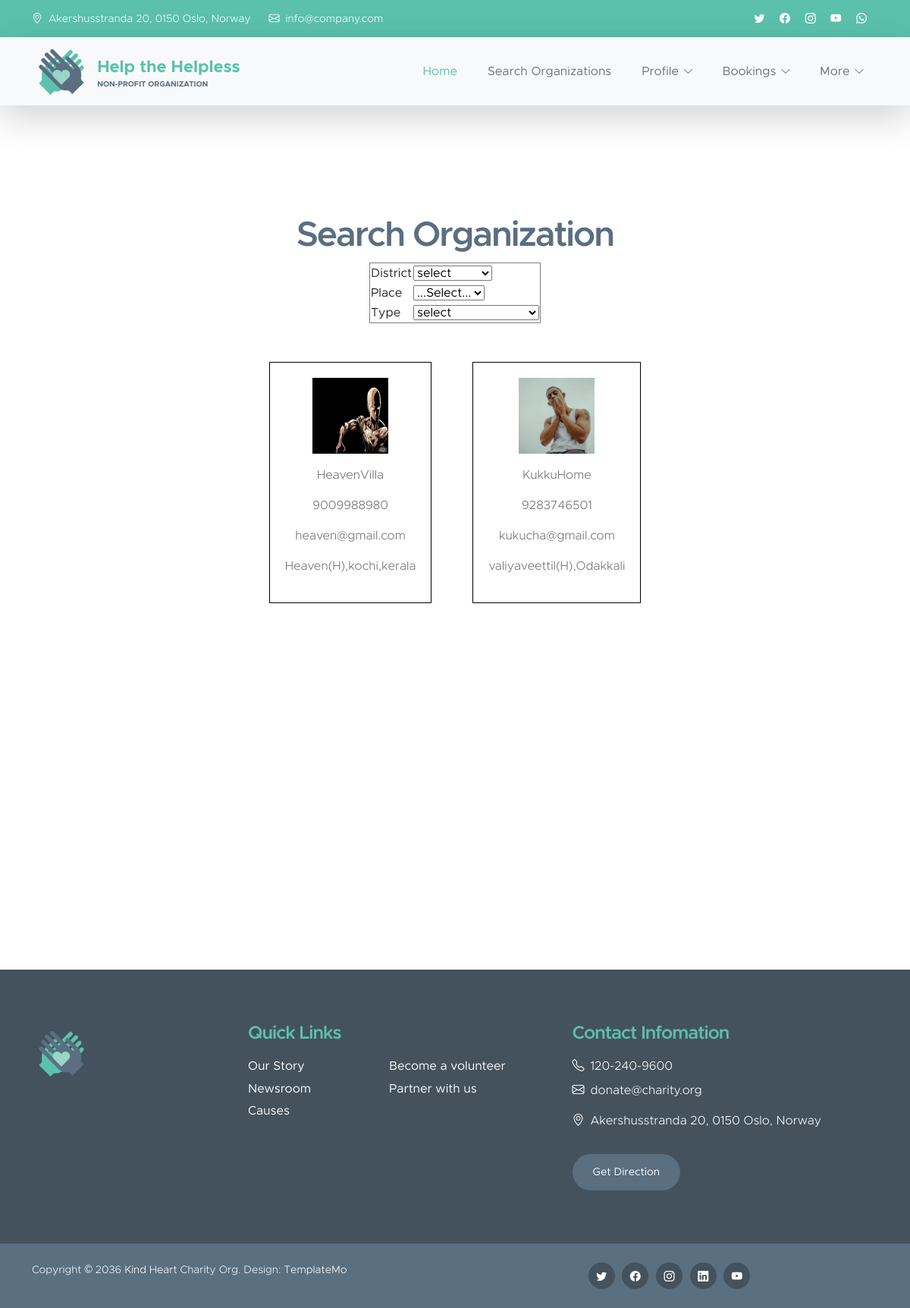
The app's page /Helpers/search/, older data.
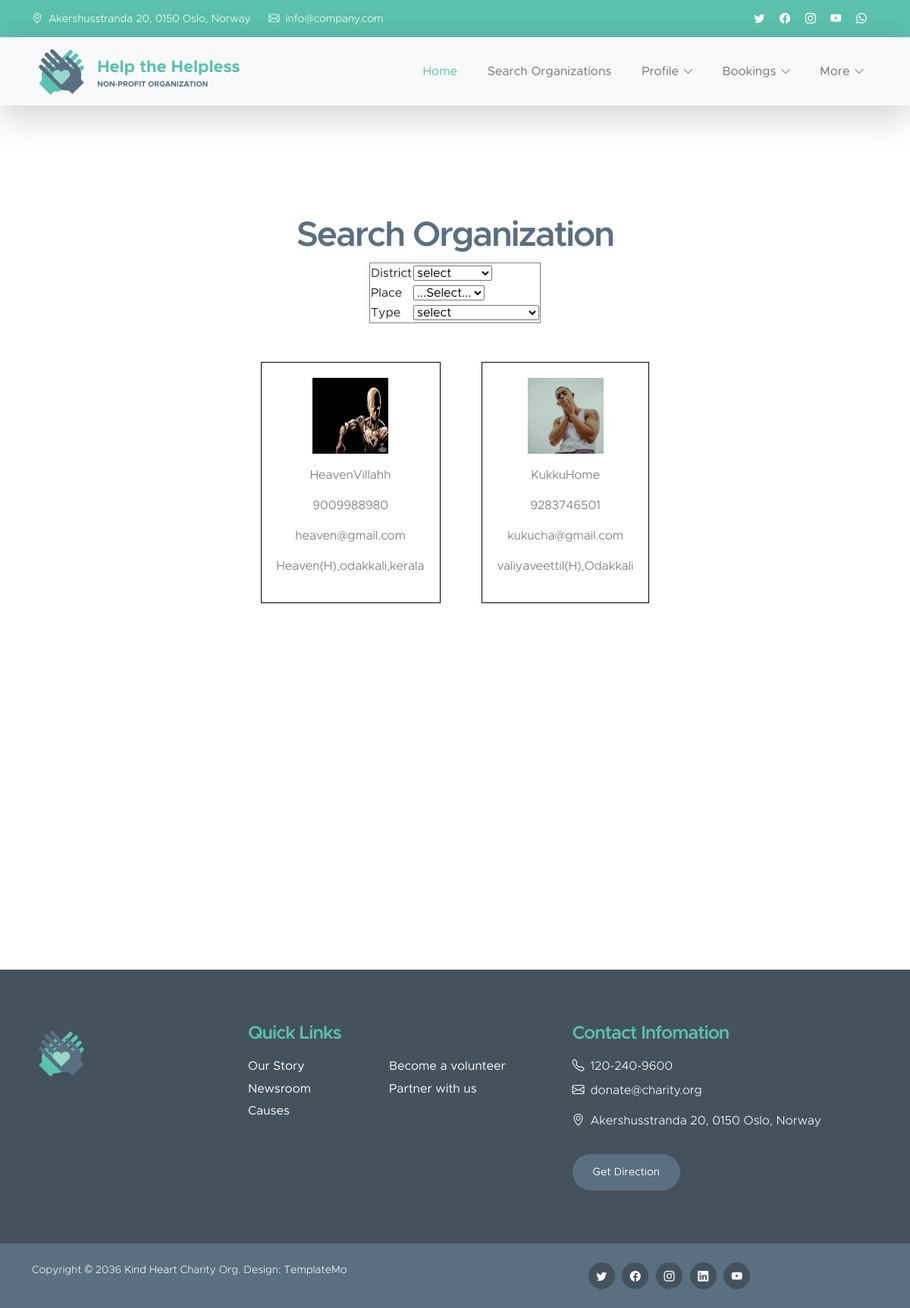
The same page, newer data.
### Guest/models.py (models this page shows)
class tbl_organization(models.Model):
    org_name=models.CharField(max_length=50)
    org_email=models.CharField(max_length=50)
    org_contact=models.CharField(max_length=50)
    org_address=models.CharField(max_length=50)
    org_logo=models.FileField(upload_to="Orgdoc/")
    org_proof=models.FileField(upload_to="Orgdoc/")
    org_place=models.ForeignKey(tbl_place,on_delete=models.CASCADE)
    org_type=models.ForeignKey(tbl_type,on_delete=models.CASCADE)
    org_password=models.CharField(max_length=50)
    status=models.CharField(max_length=50,default=0,null=True)

### Helpers/views.py (the view)
# urls.py: path('search/',views.search,name="search"),
def search(request):
    district_data=tbl_district.objects.all()
    type_data=tbl_type.objects.all()
    odata=tbl_organization.objects.filter(status=1)
    if request.method=="POST":
        place=tbl_place.objects.get(id=request.POST.get('sel_place'))
        return render(request,'Helpers/Search.html',{'district':district_data,'type':type_data,'odata':odata})
    else:
           return render(request,'Helpers/Search.html',{'district':district_data,'type':type_data,'odata':odata})

### Helpers/Templates/Helpers/Search.html (shortened to what this page needs)
{% extends 'Helpers/header.html' %}
{% load static %}
{% block content %}
<!DOCTYPE html>
<html lang="en">
<head>
</head>
<body>
    <center>
        <h2>Search Organization</h2>
    <form action="" method="post" enctype="multipart/form-data">
        <table border="1">
            <tr>
                <td>District</td>
                <td>
                    <select name="dropdown" id="sel_dis">
                        <option value="">select</option>
                    </select>
                </td>
            </tr>
            <tr>
                <td>Place</td>
                <td>
                    <select name="sel_place" id="sel_place">
                        <option value="">...Select...</option>
                    </select>
                </td>
            </tr>
            <tr>
            <tr>
                <td>Type</td>
                <td>
                    <select name="sel_type" id="sel_type">
                        <option value="">select</option>
                    </select>
                </td>
            </tr>
        </table>
    </form>
    <br>
</center>
<table align="center" cellpadding="5" style="border-collapse: collapse" id="result">
    <tr>
        {% for i in odata %}
        <td>
            <div style="text-align:center;border:1px solid black;margin:22px;padding:20px">
                <p><img src="{{i.org_logo.url}}" width="100px" height="100px" /></p>
                <p>{{i.org_name}}</p>
                <p>{{i.org_contact}}</p>
                <p>{{i.org_email}}</p>
                <p>{{i.org_address}}</p>
            </div>
        </td>
        {% endfor %}
</table>
</body>
</html>
    {% endblock content%}

### Helpers/Templates/Helpers/Header.html (shortened to what this page needs)
{% load static %}
<!doctype html>
<html lang="en">
    <head>
        <link href="{% static 'Main/css/bootstrap.min.css'%}" rel="stylesheet">
        <link href="{% static 'Main/css/bootstrap-icons.css'%}" rel="stylesheet">
        <link href="{% static 'Main/css/templatemo-kind-heart-charity.css'%}" rel="stylesheet">
    </head>
    <body id="section_1">
        <header class="site-header">
            <div class="container">
                <div class="row">
                    <div class="col-lg-8 col-12 d-flex flex-wrap">
                        <p class="d-flex me-4 mb-0">
                            <i class="bi-geo-alt me-2"></i>
                            Akershusstranda 20, 0150 Oslo, Norway
                        </p>
                        <p class="d-flex mb-0">
                            <i class="bi-envelope me-2"></i>
                            <a href="mailto:info@company.com">
                                info@company.com
                            </a>
                        </p>
                    </div>
                    <div class="col-lg-3 col-12 ms-auto d-lg-block d-none">
                        <ul class="social-icon">
                            <li class="social-icon-item">
                                <a href="#" class="social-icon-link bi-twitter"></a>
                            </li>
                            <li class="social-icon-item">
                                <a href="#" class="social-icon-link bi-facebook"></a>
                            </li>
                            <li class="social-icon-item">
                                <a href="#" class="social-icon-link bi-instagram"></a>
                            </li>
                            <li class="social-icon-item">
                                <a href="#" class="social-icon-link bi-youtube"></a>
                            </li>
                            <li class="social-icon-item">
                                <a href="#" class="social-icon-link bi-whatsapp"></a>
                            </li>
                        </ul>
                    </div>
                </div>
            </div>
        </header>
        <nav class="navbar navbar-expand-lg bg-light shadow-lg">
            <div class="container">
                <a class="navbar-brand" href="{% url 'Helpers:Homepage'%}">
                    <img src="{% static 'Main/images/logo.png'%}" class="logo img-fluid" alt="Help the Helpless">
                    <span>
                        Help the Helpless
                        <small>Non-profit Organization</small>
                    </span>
                </a>
                <div class="collapse navbar-collapse" id="navbarNav">
                    <ul class="navbar-nav ms-auto">
                        <li class="nav-item">
                            <a class="nav-link click-scroll" href="{% url 'Helpers:Homepage'%}">Home</a>
                        </li>
                        <li class="nav-item">
                            <a class="nav-link click-scroll" href="{% url 'Helpers:search' %}">Search Organizations</a>
                        </li>
                        <li class="nav-item dropdown">
                            <a class="nav-link click-scroll dropdown-toggle" href="#section_5" id="navbarLightDropdownMenuLink" role="button" data-bs-toggle="dropdown" aria-expanded="false">Profile</a>
                        </li>
                        <li class="nav-item dropdown">
                            <a class="nav-link click-scroll dropdown-toggle" href="#section_5" id="navbarLightDropdownMenuLink" role="button" data-bs-toggle="dropdown" aria-expanded="false">Bookings</a>
                        </li>
                        <li class="nav-item dropdown">
                            <a class="nav-link click-scroll dropdown-toggle" href="#section_5" id="navbarLightDropdownMenuLink" role="button" data-bs-toggle="dropdown" aria-expanded="false">More</a>
                        </li>
                    </ul>
                </div>
            </div>
        </nav>
        <br><br><br><br><br><br>
{% block content %}
{% endblock content %}
<br><br><br><br><br><br><br><br><br><br><br><br><br><br><br><br><br><br><br>
<footer class="site-footer">
    <div class="container">
        <div class="row">
            <div class="col-lg-3 col-12 mb-4">
                <img src="images/logo.png" class="logo img-fluid" alt="">
            </div>
            <div class="col-lg-4 col-md-6 col-12 mb-4">
                <h5 class="site-footer-title mb-3">Quick Links</h5>
                <ul class="footer-menu">
                    <li class="footer-menu-item"><a href="#" class="footer-menu-link">Our Story</a></li>
                    <li class="footer-menu-item"><a href="#" class="footer-menu-link">Newsroom</a></li>
                    <li class="footer-menu-item"><a href="#" class="footer-menu-link">Causes</a></li>
                    <li class="footer-menu-item"><a href="#" class="footer-menu-link">Become a volunteer</a></li>
                    <li class="footer-menu-item"><a href="#" class="footer-menu-link">Partner with us</a></li>
                </ul>
            </div>
            <div class="col-lg-4 col-md-6 col-12 mx-auto">
                <h5 class="site-footer-title mb-3">Contact Infomation</h5>
                <p class="text-white d-flex mb-2">
                    <i class="bi-telephone me-2"></i>
                    <a href="tel: 120-240-9600" class="site-footer-link">
                        120-240-9600
                    </a>
                </p>
                <p class="text-white d-flex">
                    <i class="bi-envelope me-2"></i>
                    <a href="mailto:info@yourgmail.com" class="site-footer-link">
                        donate@charity.org
                    </a>
                </p>
                <p class="text-white d-flex mt-3">
                    <i class="bi-geo-alt me-2"></i>
                    Akershusstranda 20, 0150 Oslo, Norway
                </p>
                <a href="#" class="custom-btn btn mt-3">Get Direction</a>
            </div>
        </div>
    </div>
    <div class="site-footer-bottom">
        <div class="container">
            <div class="row">
                <div class="col-lg-6 col-md-7 col-12">
                    <p class="copyright-text mb-0">Copyright © 2036 <a href="#">Kind Heart</a> Charity Org.
                    Design: <a href="https://templatemo.com" target="_blank">TemplateMo</a></p>
                </div>
                <div class="col-lg-6 col-md-5 col-12 d-flex justify-content-center align-items-center mx-auto">
                    <ul class="social-icon">
                        <li class="social-icon-item">
                            <a href="#" class="social-icon-link bi-twitter"></a>
                        </li>
                        <li class="social-icon-item">
                            <a href="#" class="social-icon-link bi-facebook"></a>
                        </li>
                        <li class="social-icon-item">
                            <a href="#" class="social-icon-link bi-instagram"></a>
                        </li>
                        <li class="social-icon-item">
                            <a href="#" class="social-icon-link bi-linkedin"></a>
                        </li>
                        <li class="social-icon-item">
                            <a href="https://youtube.com/templatemo" class="social-icon-link bi-youtube"></a>
                        </li>
                    </ul>
                </div>
            </div>
        </div>
    </div>
</footer>
</body>
</html>

Row changes from the older to the newer data that the page shows:
changed tbl_organization "heaven@gmail.com": org_name "HeavenVilla" → "HeavenVillahh"; org_address "Heaven(H),kochi,kerala" → "Heaven(H),odakkali,kerala"
